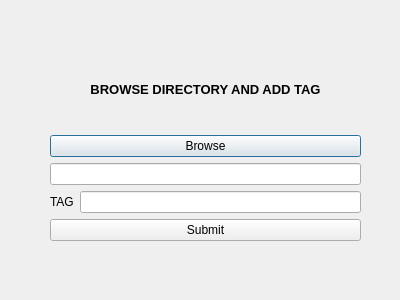
<?xml version="1.0" encoding="UTF-8"?>
<ui version="4.0">
 <class>addTag</class>
 <widget class="QDialog" name="addTag">
  <property name="geometry">
   <rect>
    <x>0</x>
    <y>0</y>
    <width>400</width>
    <height>300</height>
   </rect>
  </property>
  <property name="windowTitle">
   <string>Dialog</string>
  </property>
  <widget class="QWidget" name="">
   <property name="geometry">
    <rect>
     <x>50</x>
     <y>50</y>
     <width>311</width>
     <height>191</height>
    </rect>
   </property>
   <layout class="QVBoxLayout" name="verticalLayout_4">
    <item>
     <widget class="QLabel" name="label_2">
      <property name="font">
       <font>
        <pointsize>10</pointsize>
        <bold>true</bold>
        <underline>false</underline>
       </font>
      </property>
      <property name="text">
       <string>BROWSE DIRECTORY AND ADD TAG</string>
      </property>
      <property name="alignment">
       <set>Qt::AlignCenter</set>
      </property>
     </widget>
    </item>
    <item>
     <layout class="QVBoxLayout" name="verticalLayout_3">
      <item>
       <layout class="QVBoxLayout" name="verticalLayout_2">
        <item>
         <layout class="QVBoxLayout" name="verticalLayout">
          <item>
           <widget class="QPushButton" name="pushButton">
            <property name="text">
             <string>Browse</string>
            </property>
           </widget>
          </item>
         </layout>
        </item>
        <item>
         <widget class="QLineEdit" name="lineEdit_2"/>
        </item>
        <item>
         <layout class="QHBoxLayout" name="horizontalLayout">
          <item>
           <widget class="QLabel" name="label">
            <property name="text">
             <string>TAG</string>
            </property>
           </widget>
          </item>
          <item>
           <widget class="QLineEdit" name="lineEdit"/>
          </item>
         </layout>
        </item>
        <item>
         <widget class="QPushButton" name="pushButton_2">
          <property name="text">
           <string>Submit</string>
          </property>
         </widget>
        </item>
       </layout>
      </item>
     </layout>
    </item>
   </layout>
  </widget>
 </widget>
 <resources/>
 <connections/>
</ui>
